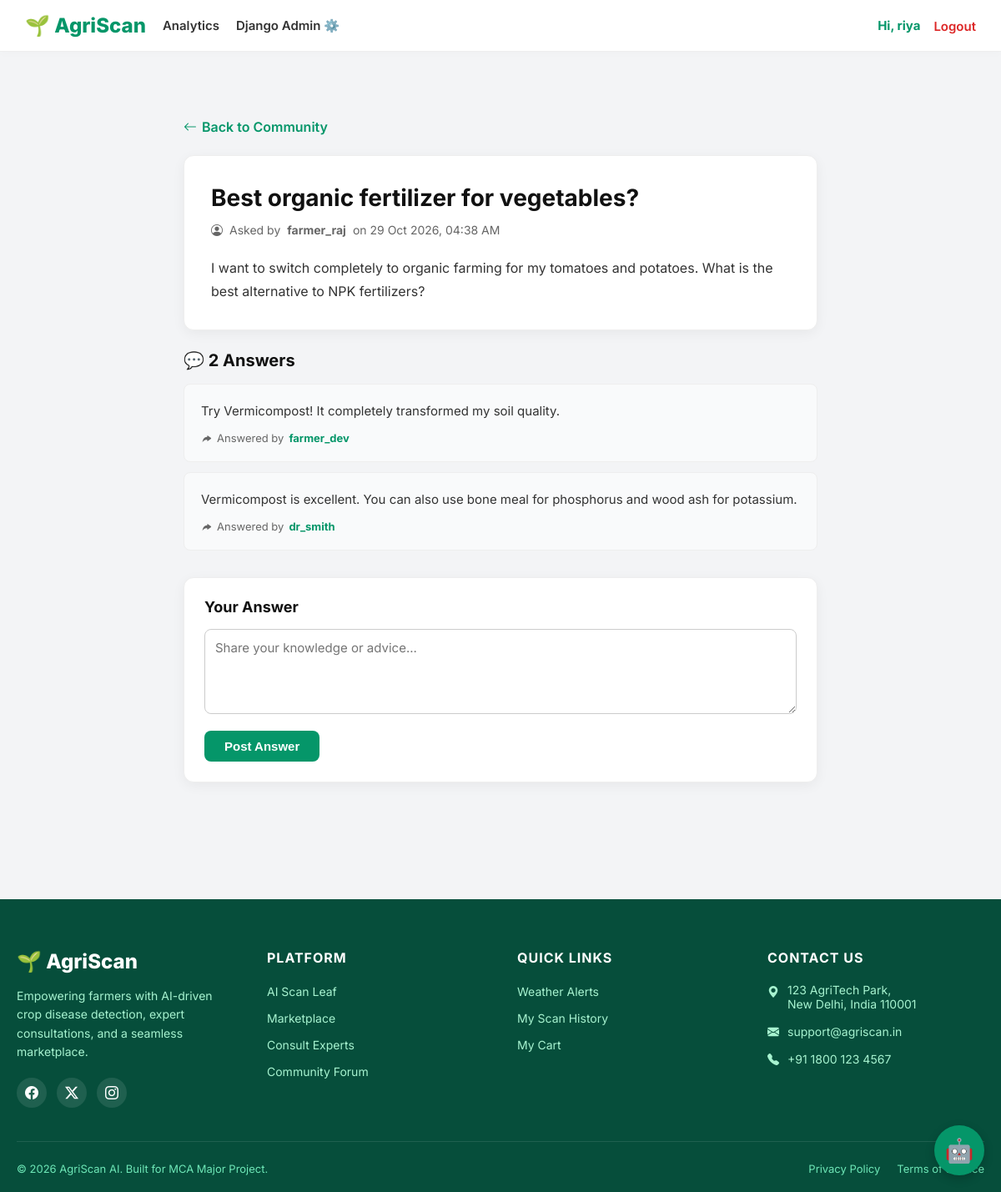
Screenshot of /community/forum/4/ (signed in) with the database file from the repository.
### accounts/models.py (models this page shows)
class User(AbstractUser):
    ROLE_CHOICES = (
        ('farmer', 'Farmer'),
        ('agronomist', 'Agronomist'),
        ('seller', 'Seller'),
        ('admin', 'Admin'),
    )
    role = models.CharField(max_length=20, choices=ROLE_CHOICES, default='farmer')
    phone = models.CharField(max_length=15, blank=True)

### community/models.py (models this page shows)
class ForumPost(models.Model):
    author = models.ForeignKey(User, on_delete=models.CASCADE)
    title = models.CharField(max_length=200)
    content = models.TextField()
    created_at = models.DateTimeField(auto_now_add=True)

class ForumComment(models.Model):
    post = models.ForeignKey(ForumPost, on_delete=models.CASCADE, related_name='comments')
    author = models.ForeignKey(User, on_delete=models.CASCADE)
    content = models.TextField()
    created_at = models.DateTimeField(auto_now_add=True)

### community/views.py (the view)
# urls.py: path('forum/<int:post_id>/', views.post_detail, name='post_detail'),
@login_required
def post_detail(request, post_id):
    post = get_object_or_404(ForumPost, id=post_id)
    comments = post.comments.all().order_by('created_at')
    if request.method == 'POST':
        content = request.POST.get('content')
        ForumComment.objects.create(post=post, author=request.user, content=content)
        return redirect('post_detail', post_id=post.id)
    return render(request, 'community/post_detail.html', {'post': post, 'comments': comments})

### templates/community/post_detail.html (shortened to what this page needs)
{% extends "base.html" %}
{% block content %}
<div style="max-width: 800px; margin: 40px auto; padding: 0 20px;">
    <div style="margin-bottom: 24px;">
        <a href="{% url 'forum_list' %}" style="color: #059669; text-decoration: none; font-weight: 600; display: inline-flex; align-items: center; gap: 6px;">
            <i class="bi bi-arrow-left"></i> Back to Community
        </a>
    </div>
    <div style="background: white; padding: 32px; border-radius: 12px; box-shadow: 0 4px 15px rgba(0,0,0,0.05); border: 1px solid #eee; margin-bottom: 24px;">
        <h1 style="font-size: 28px; color: #111; margin-bottom: 12px; line-height: 1.3;">{{ post.title }}</h1>
        <p style="font-size: 14px; color: #666; margin-bottom: 24px; display: flex; align-items: center; gap: 8px;">
            <i class="bi bi-person-circle"></i> Asked by <strong>{{ post.author.username }}</strong> on {{ post.created_at|date:"d M Y, h:i A" }}
        </p>
        <div style="font-size: 16px; color: #333; line-height: 1.7; white-space: pre-wrap;">{{ post.content }}</div>
    </div>
    <h3 style="font-size: 20px; color: #111; margin-bottom: 16px;">💬 {{ comments.count }} Answer{{ comments.count|pluralize }}</h3>
    {% for comment in comments %}
    <div style="background: #F9FAFB; padding: 20px; border-radius: 8px; border: 1px solid #eee; margin-bottom: 12px;">
        <p style="font-size: 15px; color: #333; margin-bottom: 12px; line-height: 1.6;">{{ comment.content }}</p>
        <div style="font-size: 13px; color: #666; display: flex; align-items: center; gap: 6px;">
            <i class="bi bi-reply-fill" style="transform: scaleX(-1);"></i>
            Answered by <strong style="color: #059669;">{{ comment.author.username }}</strong>
        </div>
    </div>
    {% empty %}
    <div style="background: white; padding: 40px; border-radius: 12px; border: 1px dashed #ccc; text-align: center; margin-bottom: 24px;">
        <p style="color: #666; margin: 0;">No answers yet. Be the first to help!</p>
    </div>
    {% endfor %}
    <div style="background: white; padding: 24px; border-radius: 12px; box-shadow: 0 4px 15px rgba(0,0,0,0.05); border: 1px solid #eee; margin-top: 32px;">
        <h4 style="font-size: 18px; color: #111; margin-bottom: 16px;">Your Answer</h4>
        <form method="POST">
            <textarea name="content" required rows="4" placeholder="Share your knowledge or advice..."
                      style="width: 100%; padding: 12px; border: 1px solid #ccc; border-radius: 8px; font-size: 15px; font-family: inherit; resize: vertical; margin-bottom: 16px;"></textarea>
            <button type="submit" style="background: #059669; color: white; padding: 10px 24px; border: none; border-radius: 8px; font-weight: 600; font-size: 15px; cursor: pointer;">
                Post Answer
            </button>
        </form>
    </div>
</div>
{% endblock %}

### templates/base.html (shortened to what this page needs)
{% load static %}
<!DOCTYPE html>
<html lang="en">
<head>
    <link href="https://cdn.jsdelivr.net/npm/bootstrap-icons@1.11.0/font/bootstrap-icons.css" rel="stylesheet">
    <link rel="stylesheet" href="{% static 'css/style.css' %}">
</head>
<body>
<nav class="navbar" style="background: white; border-bottom: 1px solid #eee; box-shadow: 0 2px 10px rgba(0,0,0,0.02);">
    <div class="nav-container" style="display: flex; justify-content: space-between; align-items: center; width: 100%; max-width: 1400px; margin: 0 auto; padding: 16px 30px; box-sizing: border-box; gap: 20px;">
        <div style="display: flex; align-items: center; gap: 20px; flex-shrink: 1; overflow: hidden;">
            <a href="/" class="brand" style="font-size: 24px; font-weight: 800; color: #059669; text-decoration: none; white-space: nowrap; flex-shrink: 0;">
                🌱 AgriScan
            </a>
            <div class="nav-links" style="display: flex; align-items: center; gap: 20px; white-space: nowrap;">
                {% if user.is_authenticated %}
                    {% if user.is_superuser or user.role == 'admin' %}
                        <a href="{% url 'admin_dashboard' %}" style="font-size: 15px; font-weight: 600; color: #333; text-decoration: none;">Analytics</a>
                        {% if user.is_superuser %}
                            <a href="/admin/" target="_blank" style="font-size: 15px; font-weight: 600; color: #333; text-decoration: none;">Django Admin ⚙️</a>
                        {% endif %}
                    {% elif user.role == 'seller' %}
                        <a href="{% url 'seller_dashboard' %}" style="font-size: 15px; font-weight: 600; color: #333; text-decoration: none;">Seller Dashboard</a>
                        <a href="{% url 'store' %}" style="font-size: 15px; font-weight: 600; color: #333; text-decoration: none;">View Store</a>
                    {% elif user.role == 'agronomist' %}
                        <a href="{% url 'agronomist_dashboard' %}" style="font-size: 15px; font-weight: 600; color: #333; text-decoration: none;">My Consultations</a>
                    {% endif %}
                {% endif %}
            </div>
        </div>
        <div style="display: flex; align-items: center; gap: 16px; white-space: nowrap; flex-shrink: 0; margin-left: 20px;">
            {% if user.is_authenticated %}
                <span style="font-size: 15px; font-weight: 700; color: #059669;">
                    Hi, {{ user.username }}
                </span>
                <form method="post" action="{% url 'logout' %}" style="margin: 0;">
                    <button type="submit" style="background: none; border: none; cursor: pointer; font-family: inherit; font-size: 15px; font-weight: 600; color: #dc2626; padding: 0;">Logout</button>
                </form>
            {% endif %}
        </div>
    </div>
</nav>
<main class="container">
    {% block content %}{% endblock %}
</main>
<footer style="background: #064E3B; color: #D1FAE5; padding: 60px 0 20px 0; margin-top: 60px; font-family: 'Inter', sans-serif;">
    <div style="max-width: 1200px; margin: 0 auto; padding: 0 20px;">
        <div style="display: grid; grid-template-columns: repeat(auto-fit, minmax(200px, 1fr)); gap: 40px; margin-bottom: 40px;">
            <div>
                <a href="{% url 'home' %}" style="display: flex; align-items: center; gap: 8px; font-size: 24px; font-weight: 800; color: white; text-decoration: none; margin-bottom: 16px;">
                    🌱 AgriScan
                </a>
                <p style="font-size: 14px; line-height: 1.6; color: #A7F3D0; margin-bottom: 20px;">
                    Empowering farmers with AI-driven crop disease detection, expert consultations, and a seamless marketplace.
                </p>
                <div style="display: flex; gap: 12px;">
                    <a href="#" style="color: white; background: rgba(255,255,255,0.1); width: 36px; height: 36px; display: flex; align-items: center; justify-content: center; border-radius: 50%; text-decoration: none;"><i class="bi bi-facebook"></i></a>
                    <a href="#" style="color: white; background: rgba(255,255,255,0.1); width: 36px; height: 36px; display: flex; align-items: center; justify-content: center; border-radius: 50%; text-decoration: none;"><i class="bi bi-twitter-x"></i></a>
                    <a href="#" style="color: white; background: rgba(255,255,255,0.1); width: 36px; height: 36px; display: flex; align-items: center; justify-content: center; border-radius: 50%; text-decoration: none;"><i class="bi bi-instagram"></i></a>
                </div>
            </div>
            <div>
                <h4 style="color: white; font-size: 16px; font-weight: 700; margin-bottom: 20px; text-transform: uppercase; letter-spacing: 1px;">Platform</h4>
                <ul style="list-style: none; padding: 0; margin: 0; display: flex; flex-direction: column; gap: 12px;">
                    <li><a href="{% url 'home' %}" style="color: #A7F3D0; text-decoration: none; font-size: 14px;">AI Scan Leaf</a></li>
                    <li><a href="{% url 'store' %}" style="color: #A7F3D0; text-decoration: none; font-size: 14px;">Marketplace</a></li>
                    <li><a href="{% url 'expert_list' %}" style="color: #A7F3D0; text-decoration: none; font-size: 14px;">Consult Experts</a></li>
                    <li><a href="{% url 'forum_list' %}" style="color: #A7F3D0; text-decoration: none; font-size: 14px;">Community Forum</a></li>
                </ul>
            </div>
            <div>
                <h4 style="color: white; font-size: 16px; font-weight: 700; margin-bottom: 20px; text-transform: uppercase; letter-spacing: 1px;">Quick Links</h4>
                <ul style="list-style: none; padding: 0; margin: 0; display: flex; flex-direction: column; gap: 12px;">
                    <li><a href="{% url 'weather_dashboard' %}" style="color: #A7F3D0; text-decoration: none; font-size: 14px;">Weather Alerts</a></li>
                    <li><a href="{% url 'history' %}" style="color: #A7F3D0; text-decoration: none; font-size: 14px;">My Scan History</a></li>
                    <li><a href="{% url 'view_cart' %}" style="color: #A7F3D0; text-decoration: none; font-size: 14px;">My Cart</a></li>
                </ul>
            </div>
            <div>
                <h4 style="color: white; font-size: 16px; font-weight: 700; margin-bottom: 20px; text-transform: uppercase; letter-spacing: 1px;">Contact Us</h4>
                <ul style="list-style: none; padding: 0; margin: 0; display: flex; flex-direction: column; gap: 16px; font-size: 14px; color: #A7F3D0;">
                    <li style="display: flex; gap: 10px; align-items: flex-start;">
                        <i class="bi bi-geo-alt-fill" style="margin-top: 2px;"></i>
                        <span>123 AgriTech Park,<br>New Delhi, India 110001</span>
                    </li>
                    <li style="display: flex; gap: 10px; align-items: center;">
                        <i class="bi bi-envelope-fill"></i>
                        <span>support@agriscan.in</span>
                    </li>
                    <li style="display: flex; gap: 10px; align-items: center;">
                        <i class="bi bi-telephone-fill"></i>
                        <span>+91 1800 123 4567</span>
                    </li>
                </ul>
            </div>
        </div>
        <div style="border-top: 1px solid rgba(255,255,255,0.1); padding-top: 24px; display: flex; justify-content: space-between; align-items: center; flex-wrap: wrap; gap: 16px; font-size: 13px; color: #6EE7B7;">
            <p style="margin: 0;">&copy; 2026 AgriScan AI. Built for MCA Major Project.</p>
            <div style="display: flex; gap: 20px;">
                <a href="#" style="color: #6EE7B7; text-decoration: none;">Privacy Policy</a>
                <a href="#" style="color: #6EE7B7; text-decoration: none;">Terms of Service</a>
            </div>
        </div>
    </div>
</footer>
{% if '/login/' not in request.path and '/register/' not in request.path %}
<div id="chatbot-btn" style="position: fixed; bottom: 20px; right: 20px; background: #059669; color: white; width: 60px; height: 60px; border-radius: 50%; display: flex; align-items: center; justify-content: center; font-size: 28px; cursor: pointer; box-shadow: 0 4px 12px rgba(0,0,0,0.2); z-index: 1000;">
    🤖
</div>
{% endif %}
</body>
</html>

### static/css/style.css (style rules this page uses)
:root { --primary: #059669; --primary-dark: #047857; --bg: #F3F4F6; --card-bg: #FFFFFF; --text-main: #111827; --text-muted: #6B7280; --border: #E5E7EB; --shadow: 0 10px 25px rgba(0,0,0,0.05); }
* { box-sizing: border-box; margin: 0; padding: 0; }
body { font-family: 'Inter', sans-serif; background: var(--bg); color: var(--text-main); display: flex; flex-direction: column; min-height: 100vh; }
.container { max-width: 1100px; margin: 0 auto; padding: 40px 20px; flex: 1; }
.navbar { background: var(--card-bg); box-shadow: 0 2px 10px rgba(0,0,0,0.05); position: sticky; top: 0; z-index: 100; }
.nav-container { max-width: 1100px; margin: 0 auto; padding: 16px 20px; display: flex; justify-content: space-between; align-items: center; }
.brand { font-size: 22px; font-weight: 800; color: var(--primary); text-decoration: none; }
.nav-links { display: flex; gap: 24px; align-items: center; }
.nav-links a { text-decoration: none; color: var(--text-main); font-weight: 500; font-size: 15px; }

### templates/base.html (style rules this page uses)
body { display: flex; flex-direction: column; min-height: 100vh; margin: 0; }
main { flex: 1 0 auto; }

### rows the page displays
User: username "riya"
ForumPost: title "Best organic fertilizer for vegetables?", author.username "farmer_raj", created_at "29 Oct 2026, 04:38 AM", content "I want to switch completely to organic farming for my tomatoes and potatoes. What is the best alternative to NPK fertilizers?"
ForumComment: content "Try Vermicompost! It completely transformed my soil quality.", author.username "farmer_dev"
ForumComment: content "Vermicompost is excellent. You can also use bone meal for phosphorus and wood ash for potassium.", author.username "dr_smith"

### other values shown
{{ comments.count }} "2"
